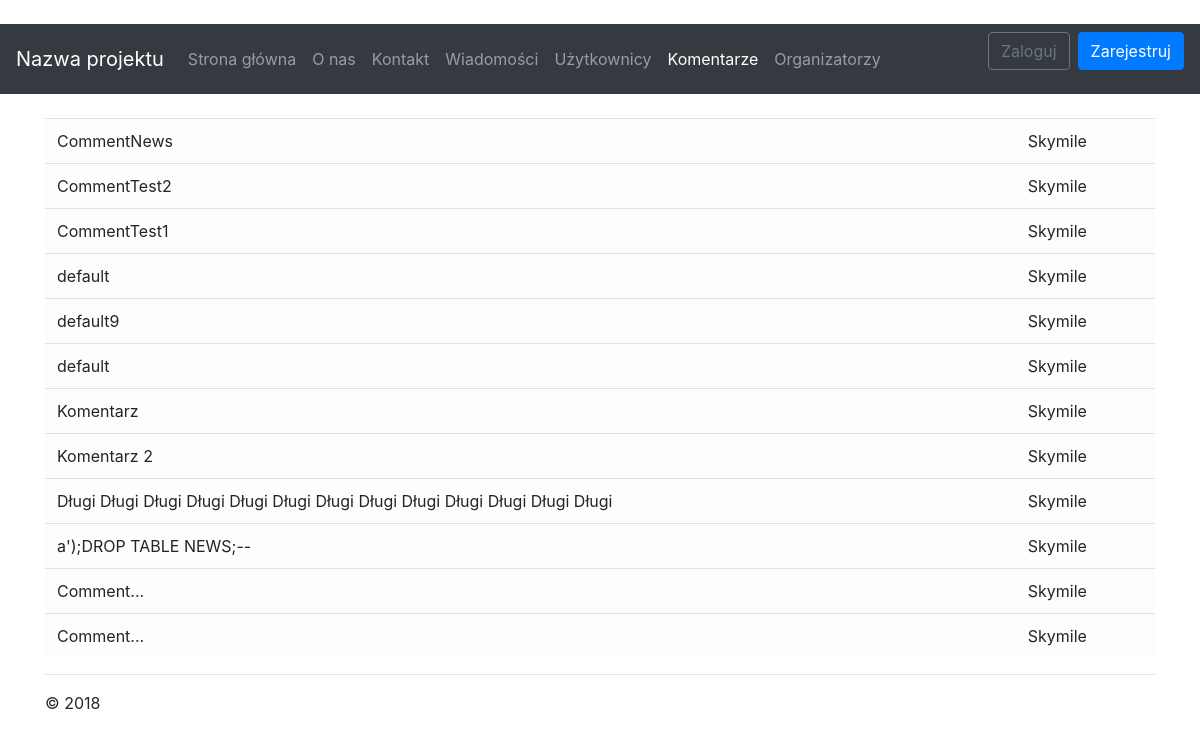
/comments, run on an earlier commit of the app's database.
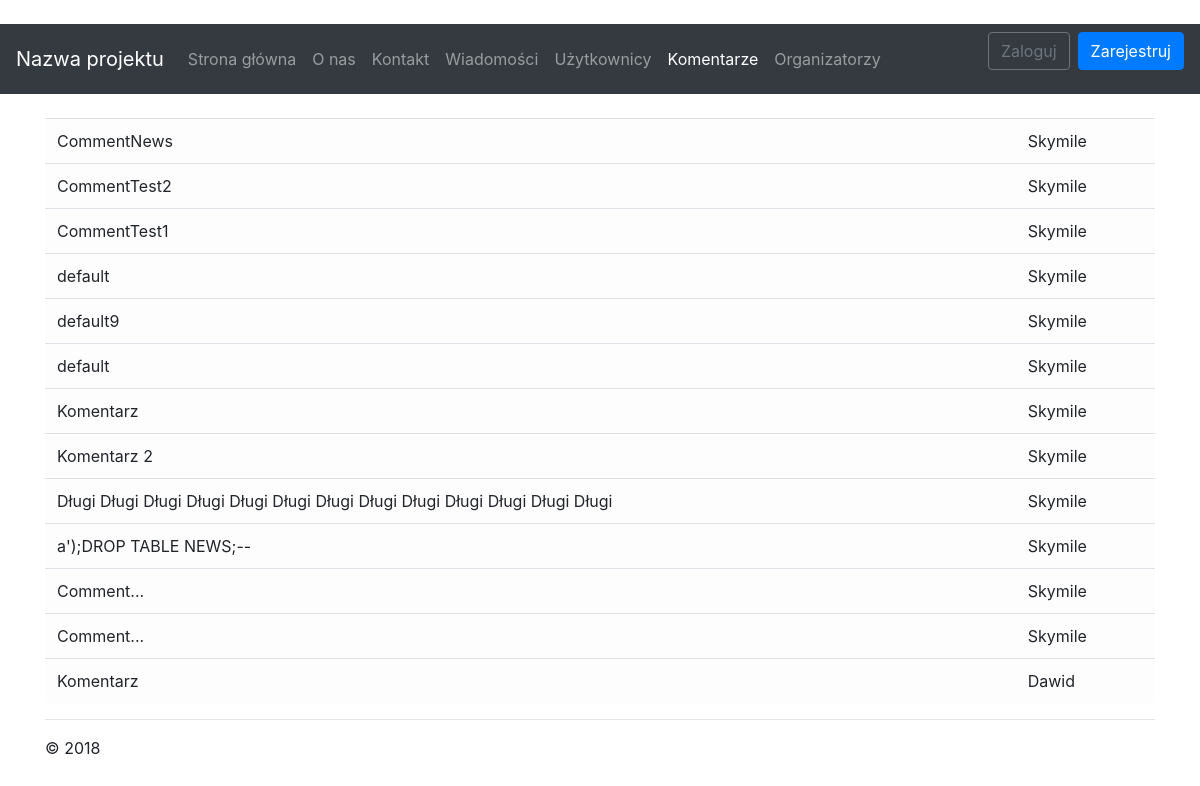
And on a later commit of the database.
### app/models.py (models this page shows, shortened)
class Comment(models.Model):
	id_user = models.ForeignKey(User, on_delete=models.PROTECT)
	comment = models.CharField(max_length=128)

### app/views/other.py (the view)
# urls.py: path('comments'        , app.views.other.comments   , name='comments'),
def comments(request):
	return render(request, 'app/comments.html',
	{
		'title': _('Komentarze'),
		'year':datetime.now().year,
		'collection': Comment.objects.all()
	})

### app/templates/app/comments.html
{% extends "app/shared/layout.html" %}
{% block content %}
<br/>
<div class="table-responsive-sm">
	<table class="table table-light">
	<tbody>
		{% for comment in collection %}
		<tr>
			<td scope="col"> {{ comment.comment }} </td>
			<td scope="col"> {{ comment.id_user }} </td>
		</tr>
		{% endfor %}
	</tbody>
	</table>
</div>
{% endblock %}

What changed in the data, as far as the page shows it:
added Comment: comment "Komentarz", id_user "Dawid"
